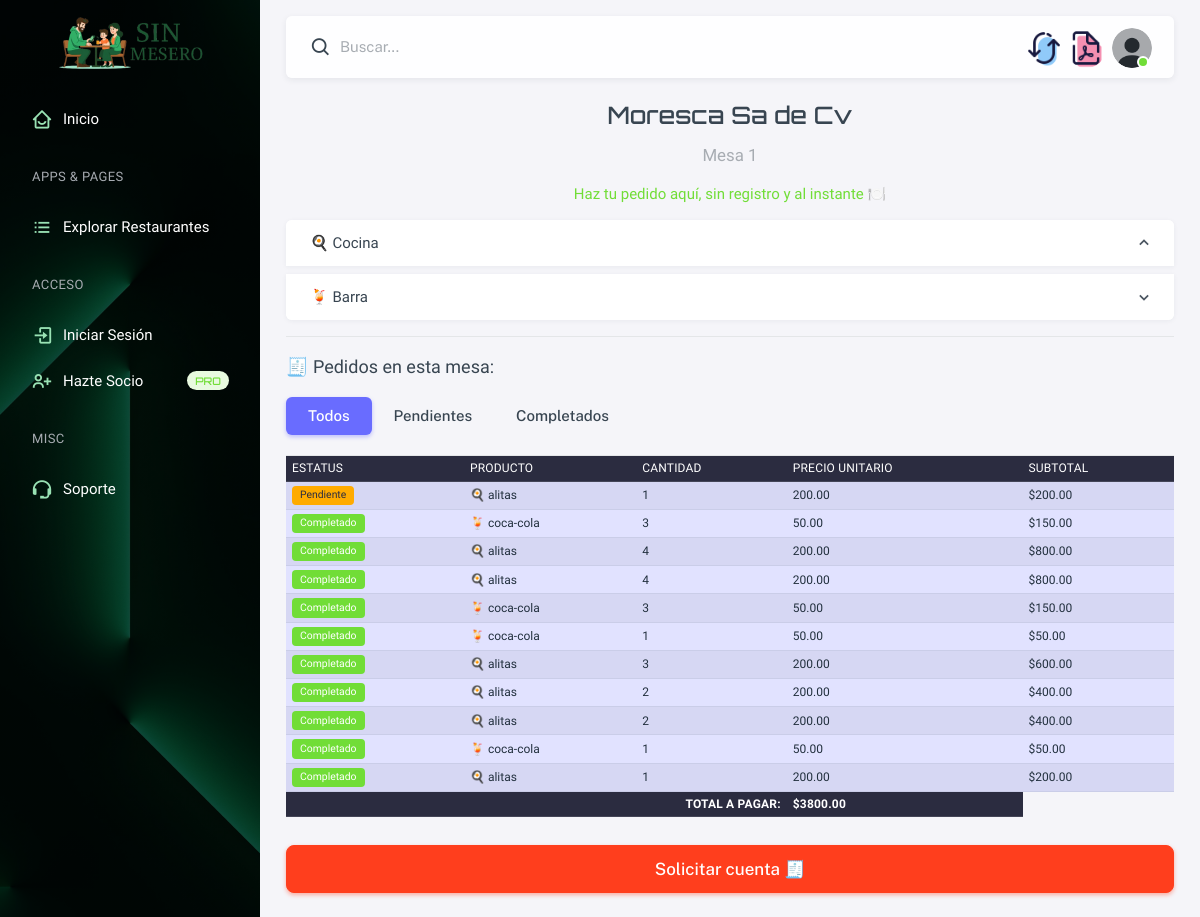
The page /restaurantes/r/a10b1a-moresca-sa-de-cv/mesa/1/ on the database its author committed.
### restaurantes/models.py (models this page shows, shortened)
class Restaurante(models.Model):
    id = models.AutoField(primary_key=True)
    socio = models.ForeignKey(PerfilUsuario, on_delete=models.CASCADE, related_name='restaurantes')
    nombre = models.CharField(max_length=255)
    slug = models.SlugField(max_length=300, unique=True, blank=True)
    direccion = models.CharField(max_length=255, blank=True, null=True)
    telefono = models.CharField(max_length=20, blank=True, null=True)
    fecha_creacion = models.DateTimeField(auto_now_add=True)

class Mesa(models.Model):
    id = models.AutoField(primary_key=True)
    restaurante = models.ForeignKey(Restaurante, on_delete=models.CASCADE, related_name='mesas')
    numero_mesa = models.PositiveIntegerField()
    disponibilidad = models.BooleanField(default=True)  # Indica si la mesa está disponible
    capacidad = models.PositiveIntegerField(default=4, blank=True, null=True)  # Capacidad máxima de la mesa
    descripcion = models.CharField(max_length=255, blank=True, null=True)  # Descripción de la mesa
    class Meta:
        unique_together = ('restaurante', 'numero_mesa')  # Asegura que el mismo número de mesa no se repita en el mismo restaurante

class Pedido(models.Model):
    id = models.AutoField(primary_key=True)
    restaurante = models.ForeignKey(Restaurante, on_delete=models.CASCADE)
    mesa = models.ForeignKey(Mesa, on_delete=models.CASCADE)
    tipo = models.CharField(max_length=50, choices=[('barra', 'Barra'), ('cocina', 'Cocina')])
    estado = models.CharField(max_length=50, choices=[('pendiente', 'Pendiente'), ('en_proceso', 'En Proceso'), ('completado', 'Completado')], default='pendiente')
    platillo = models.ForeignKey(Platillo, null=True, blank=True, on_delete=models.SET_NULL)
    bebida = models.ForeignKey(Bebida, null=True, blank=True, on_delete=models.SET_NULL)
    cantidad = models.PositiveIntegerField(default=1)
    timestamp = models.DateTimeField(auto_now_add=True)

class Platillo(models.Model):
    id = models.AutoField(primary_key=True)
    restaurante = models.ForeignKey(Restaurante, on_delete=models.CASCADE, related_name='platillos')
    nombre = models.CharField(max_length=255)
    descripcion = models.TextField(blank=True, null=True)
    precio = models.DecimalField(max_digits=10, decimal_places=2, blank=True, null=True)
    disponible = models.BooleanField(default=True)  # Indica si el platillo está disponible

class Bebida(models.Model):
    id = models.AutoField(primary_key=True)
    restaurante = models.ForeignKey(Restaurante, on_delete=models.CASCADE, related_name='bebidas')
    nombre = models.CharField(max_length=255)
    descripcion = models.TextField(blank=True, null=True)
    precio = models.DecimalField(max_digits=10, decimal_places=2, blank=True, null=True)
    disponible = models.BooleanField(default=True)  # Indica si la bebida está disponible

### restaurantes/views.py (the view, shortened to what this page needs)
# urls.py: path('r/<slug:slug>/mesa/<int:numero_mesa>/', views.pedido_rapido, name='pedido_rapido'),
def pedido_rapido(request, slug, numero_mesa):
    restaurante = get_object_or_404(Restaurante, slug=slug)
    mesa = get_object_or_404(Mesa, restaurante=restaurante, numero_mesa=numero_mesa)
    platillos = Platillo.objects.filter(restaurante=restaurante, disponible=True)
    bebidas = Bebida.objects.filter(restaurante=restaurante, disponible=True)
    pedidos = Pedido.objects.filter(
        restaurante=restaurante,
        mesa=mesa,
        estado__in=['completado', 'pendiente', 'en_proceso', 'completado']
    ).order_by('-id')
    total_a_pagar = sum([
        (pedido.platillo.precio if pedido.platillo else pedido.bebida.precio) * pedido.cantidad
        for pedido in pedidos
    ])
    return render(request, 'restaurantes/pedido_rapido.html', {
        'restaurante': restaurante,
        'mesa': mesa,
        'platillos': platillos,
        'bebidas': bebidas,
        'pedidos': pedidos,
        'total_a_pagar': total_a_pagar,
    })

### restaurantes/templates/restaurantes/pedido_rapido.html (shortened to what this page needs)
{% extends 'base.html' %}
{% block content %}
<div class="container-fluid flex-grow-1 container-p-y">
    <div class="text-center mb-4">
        <h1 class="display-6 fuente-2">{{ restaurante.nombre }}</h1>
        <p class="lead text-muted fuente">Mesa {{ mesa.numero_mesa }}</p>
        <p class="text-success fuente">Haz tu pedido aquí, sin registro y al instante 🍽️</p>
    </div>
    <div class="accordion mb-4" id="menuAccordion">
        <div class="accordion-item">
            <h2 class="accordion-header" id="headingCocina">
                <button class="accordion-button fuente" type="button" data-bs-toggle="collapse" data-bs-target="#collapseCocina" aria-expanded="true" aria-controls="collapseCocina">
                    🍳 Cocina
                </button>
            </h2>
        </div>
        <div class="accordion-item">
            <h2 class="accordion-header" id="headingBarra">
                <button class="accordion-button collapsed fuente" type="button" data-bs-toggle="collapse" data-bs-target="#collapseBarra" aria-expanded="false" aria-controls="collapseBarra">
                    🍹 Barra
                </button>
            </h2>
        </div>
    </div>
    <hr>
    <div class="row">
        <div class="col-12">
            <h5 class="fuente">🧾 Pedidos en esta mesa:</h5>
            <ul class="nav nav-pills mb-3" id="filtro-tabla" role="tablist">
                <li class="nav-item" role="presentation">
                    <button class="nav-link active" data-estado="todos">Todos</button>
                </li>
                <li class="nav-item" role="presentation">
                    <button class="nav-link" data-estado="pendiente">Pendientes</button>
                </li>
                <li class="nav-item" role="presentation">
                    <button class="nav-link" data-estado="completado">Completados</button>
                </li>
            </ul>
            {% if pedidos %}
            <div class="table-responsive">
                <table class="table table-sm table-hover table-striped mt-2 fuente table-primary" id="tabla-pedidos">
                    <thead class="table-dark">
                        <tr>
                            <th>Estatus</th>
                            <th>Producto</th>
                            <th>Cantidad</th>
                            <th>Precio unitario</th>
                            <th>Subtotal</th>
                        </tr>
                    </thead>
                    <tbody>
                        {% for pedido in pedidos %}
                        <tr>
                            <td>
                            {% if pedido.estado == 'pendiente' %}
                                <span class="badge bg-warning text-dark">Pendiente</span>
                            {% elif pedido.estado == 'en_proceso' %}
                                <span class="badge bg-info text-dark">En preparación</span>
                            {% elif pedido.estado == 'completado' %}
                                <span class="badge bg-success">Completado</span>
                            {% else %}
                                <span class="badge bg-success">Completado</span>
                            {% endif %}
                            </td>
                            <td>
                                {% if pedido.platillo %}
                                  🍳 {{ pedido.platillo.nombre }}
                                {% else %}
                                  🍹 {{ pedido.bebida.nombre }}
                                {% endif %}
                            </td>
                            <td class="cantidad">{{ pedido.cantidad }}</td>
                            <td class="precio-unitario">
                                {% if pedido.platillo %}
                                    {{ pedido.platillo.precio }}
                                {% else %}
                                    {{ pedido.bebida.precio }}
                                {% endif %}
                            </td>
                            <td class="subtotal"></td>
                        </tr>
                        {% endfor %}
                    </tbody>
                    <tfoot class="table-dark">
                        <tr>
                            <th colspan="3" class="text-end fw-bold">Total a pagar:</th>
                            <th class="fw-bold" id="total-a-pagar"></th>
                        </tr>
                    </tfoot>
                </table>
            </div>
            <div class="d-grid">
            <button class="btn btn-danger btn-lg mt-3" data-bs-toggle="modal" data-bs-target="#modalPago">
                Solicitar cuenta 🧾
            </button>
            </div>
            {% else %}
            <div class="alert alert-info mt-3 fuente-2">No hay pedidos en esta mesa aún.</div>
            {% endif %}
        </div>
    </div>
</div>
{% endblock %}

### restaurante/templates/base.html (style rules this page uses)
.fuente { font-family: 'Sora', sans-serif; }
.fuente-2 { font-family: 'Orbitron', sans-serif; }

### restaurantes/templates/restaurantes/pedido_rapido.html (style rules this page uses)
#tabla-pedidos td, #tabla-pedidos th { font-size: 0.75rem; padding: 4px 6px; }

### rows shown on the page
Restaurante: nombre "Moresca Sa de Cv"
Mesa: numero_mesa "1"
Pedido: estado "Pendiente", platillo.nombre "alitas", cantidad "1", platillo.precio "200.00"
Pedido: estado "Completado", bebida.nombre "coca-cola", cantidad "3", bebida.precio "50.00"
Pedido: estado "Completado", platillo.nombre "alitas", cantidad "4", platillo.precio "200.00"
Pedido: estado "Completado", platillo.nombre "alitas", cantidad "4", platillo.precio "200.00"
Pedido: estado "Completado", bebida.nombre "coca-cola", cantidad "3", bebida.precio "50.00"
Pedido: estado "Completado", bebida.nombre "coca-cola", cantidad "1", bebida.precio "50.00"
Pedido: estado "Completado", platillo.nombre "alitas", cantidad "3", platillo.precio "200.00"
Pedido: estado "Completado", platillo.nombre "alitas", cantidad "2", platillo.precio "200.00"
Pedido: estado "Completado", platillo.nombre "alitas", cantidad "2", platillo.precio "200.00"
Pedido: estado "Completado", bebida.nombre "coca-cola", cantidad "1", bebida.precio "50.00"
Pedido: estado "Completado", platillo.nombre "alitas", cantidad "1", platillo.precio "200.00"
